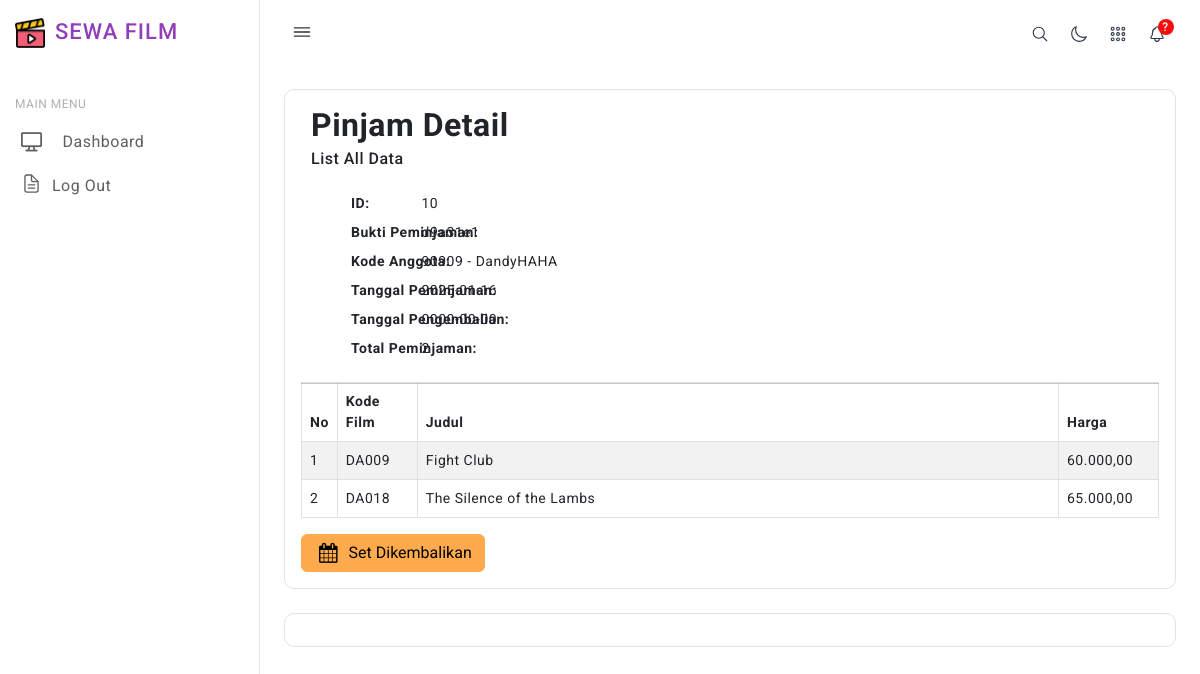
Screenshot of /pinjam/detail.php?id=11 with the database file from the repository.
### tables this page shows
CREATE TABLE `pinjam` (
  `id` int(11) NOT NULL,
  `nomor_bukti` varchar(10) NOT NULL,
  `nomor_anggota` int(11) UNSIGNED DEFAULT NULL,
  `tanggal_pinjam` date NOT NULL,
  `tanggal_kembali` date NOT NULL,
  `dipinjam` tinyint(1) NOT NULL DEFAULT 0,
  `dikembalikan` tinyint(1) NOT NULL DEFAULT 0
);

CREATE TABLE `anggota` (
  `id` int(11) NOT NULL,
  `nomor_anggota` int(11) UNSIGNED DEFAULT NULL,
  `nama` varchar(255) NOT NULL,
  `jk` enum('L','P') NOT NULL DEFAULT 'L',
  `prodi` enum('TIF','IND','PET') NOT NULL DEFAULT 'TIF'
);

CREATE TABLE `pinjamdetail` (
  `id` int(11) NOT NULL,
  `pinjam_id` int(11) NOT NULL,
  `kode_buku` varchar(20) NOT NULL
);

CREATE TABLE `film` (
  `id` int(11) UNSIGNED NOT NULL,
  `kode_film` varchar(50) NOT NULL,
  `judul_film` varchar(255) NOT NULL,
  `sutradara` varchar(255) NOT NULL,
  `harga` varchar(50) NOT NULL DEFAULT '0',
  `nomor_anggota` int(11) DEFAULT NULL,
  `id_anggota` int(11) DEFAULT NULL
);

### db/database.php (called while the page is built, shortened)
<?php
class Database {
    private $pdo;
    public function __construct() {
        $dotenv = Dotenv\Dotenv::createImmutable(__DIR__ . "/..");
        $host = $_ENV["DB_HOST"];
        $dbname = $_ENV["DB_DATABASE"];
        $username = $_ENV["DB_USERNAME"];
        $password = $_ENV["DB_PASSWORD"];
        $charset = $_ENV["DB_CHARSET"];
    }
    private function connect($host, $dbname, $username, $password, $charset) {
        try {
            $this->pdo = new PDO("mysql:host={$host};dbname={$dbname};charset={$charset}", $username, $password);
            $this->pdo->setAttribute(PDO::ATTR_ERRMODE, PDO::ERRMODE_EXCEPTION);
        } catch (PDOException $e) {
            die("Database connection failed: " . $e->getMessage());
        }
    }
    public function executeQuery($sql, $params = []) {
        try {
            $stmt = $this->pdo->prepare($sql);
            if ($stmt) {
                $stmt->execute($params);
                return $stmt;
            } else {
                die("Error in query: " . print_r($this->pdo->errorInfo(), true));
            }
        } catch (PDOException $e) {
            die("Database error: " . $e->getMessage());
        }
    }
    public function prepare($query)
    {
        return $this->pdo->prepare($query);
    }
}

### controllers/Pinjam.php (called while the page is built, shortened)
<?php
include_once('../models/PinjamModel.php');
class PinjamController
{
    private $model;
    public function __construct()
    {
        $this->model = new PinjamModel();
    }
    public function getPinjam($id)
    {
        return $this->model->getPinjam($id);
    }
}

### models/PinjamModel.php (called while the page is built, shortened)
<?php
include_once('../db/database.php');
class PinjamModel
{
    private $db;
    public function __construct()
    {
        $this->db = new Database();
    }
    public function getPinjam($id)
    {
        $sql = "SELECT * FROM pinjam P left join anggota A on (P.nomor_anggota = A.nomor_anggota) WHERE P.id = :id";
        $params = array(":id" => $id);
        return $this->db->executeQuery($sql, $params)->fetchAll(PDO::FETCH_ASSOC);
    }
}

### controllers/Pinjamdetail.php (called while the page is built, shortened)
<?php
include_once('../models/PinjamdetailModel.php');
class PinjamdetailController
{
    private $model;
    public function __construct()
    {
        $this->model = new PinjamdetailModel();
    }
    public function countPinjamdetail($id)
    {
        return $this->model->countPinjamdetail($id);
    }
    public function getPinjamdetailList($id)
    {
        return $this->model->getPinjamdetailList($id);
    }
    public function getHargaFilm($pinjamId) {
        return $this->model->getHargaFilm($pinjamId);
    }
}

### models/PinjamdetailModel.php (called while the page is built, shortened)
<?php
include_once('../db/database.php');
class PinjamdetailModel
{
    private $db;
    public function __construct()
    {
        $this->db = new Database();
    }
    public function countPinjamdetail($id)
    {
        $sql = "SELECT count(*) as total FROM `pinjamdetail` WHERE pinjam_id=:id";
        $params = array(":id" => $id);
        return $this->db->executeQuery($sql, $params)->fetchColumn();
    }
    public function getPinjamdetailList($id)
{
    $sql = 'SELECT P.id,
                   P.pinjam_id,
                   P.kode_buku,
                   F.id as idfilm,
                   F.kode_film,
                   F.judul_film,
                   F.sutradara,
                   F.harga
            FROM `pinjamdetail` P
            LEFT JOIN `film` F
            ON (P.kode_buku = F.kode_film)
            WHERE P.pinjam_id = :id';
    $stmt = $this->db->prepare($sql);
    $stmt->bindValue(':id', $id, PDO::PARAM_INT);
    $stmt->execute();
    return $stmt->fetchAll(PDO::FETCH_ASSOC);
}
    public function getHargaFilm($kodeFilm) {
        $query = "SELECT harga FROM film WHERE kode_film = ?";
        $stmt = $this->db->prepare($query);
        $stmt->execute([$kodeFilm]);
        $result = $stmt->fetch();
        return $result['harga'] ?? 0;
    }
}

### pinjam/detail.php (the view, shortened to what this page needs)
<?php
include("../controllers/Pinjamdetail.php");
include("../controllers/Pinjam.php");
include("../lib/functions.php");
$pinjam = new PinjamController();
$obj = new PinjamdetailController();
if(isset($_GET["id"])){
    $id=$_GET["id"];
}
$baris2 = $pinjam->getPinjam($id);
$rows = $obj->getpinjamdetailList($id);
$total= $obj->countPinjamdetail($id);
?>
<div class="header icon-and-heading">
<h2><strong>Pinjam Detail</strong> <small>List All Data</small> </h2>
</div>
<dl class="row mt-3">
        <?php foreach ($baris2 as $baris): ?>
            <dt class="col-sm-3" style="margin-left:50px">ID:</dt><dd class="col-sm-7" style="margin-left:-150px"><?php echo $baris['id']; ?></dd>
            <dt class="col-sm-3" style="margin-left:50px">Bukti Peminjaman:</dt><dd class="col-sm-7" style="margin-left:-150px"><?php echo $baris['nomor_bukti']; ?></dd>
            <dt class="col-sm-3" style="margin-left:50px">Kode Anggota:</dt><dd class="col-sm-7" style="margin-left:-150px"><?php echo $baris['nomor_anggota']; ?> - <?php echo $baris['nama']; ?></dd>
            <dt class="col-sm-3" style="margin-left:50px">Tanggal Peminjaman:</dt><dd class="col-sm-7" style="margin-left:-150px"><?php echo $baris['tanggal_pinjam']; ?></dd>
            <dt class="col-sm-3" style="margin-left:50px">Tanggal Pengembalian:</dt><dd class="col-sm-7" style="margin-left:-150px"><?php echo $baris['tanggal_kembali']; ?></dd>
            <dt class="col-sm-3" style="margin-left:50px">Total Peminjaman:</dt><dd class="col-sm-7" style="margin-left:-150px"><?php echo $total; ?></dd>
</dl>
<?php endforeach; ?>
<hr style="margin-bottom:-2px;"/>
<table class="table table-bordered table-striped">
    <thead>
        <tr>
            <th width="30">No</th>
            <th width="80">Kode Film</th>
            <th>Judul</th>
            <th width="100">Harga</th>
        </tr>
    </thead>
    <tbody>
        <?php
        $i = 1;
        foreach($rows as $row) {
            $harga = $obj->getHargaFilm($row["kode_buku"]);
        ?>
        <tr>
            <td><?php echo $i; ?></td>
            <td><?php echo $row["kode_buku"]; ?></td>
            <td><?php echo $row["judul_film"]; ?></td>
            <td><?php echo number_format($harga, 2, ',', '.'); ?></td>
        </tr>
        <?php
        $i++;
        } ?>
    </tbody>
</table>
<form name="formDikembalikan" method="POST" action="">
    <?php
        if($baris['dipinjam']==1 && $baris['dikembalikan']==0){
            echo '<button class="save btn btn-large btn-warning" type="submit"><i class="fa fa-calendar"></i> Set Dikembalikan</button>';
        }
    ?>
</form>

### themes/fobia/assets/css/style.css (style rules this page uses)
body { color: #4c5258; font-size: 14px; letter-spacing: .5px; background-color: #ffffff; overflow-x: hidden; font-family: Roboto, sans-serif; }
::placeholder { opacity: 0.5 !important; }
.btn i, .btn ion-icon { vertical-align: middle; font-size: 1rem; margin-top: -1em; margin-bottom: -1em; margin-right: 7px; }
.btn i, .btn.btn-lg ion-icon { font-size: 1.25rem; }

### themes/fobia/header.php (style rules this page uses)
h2 strong { display: block; }
h2 small { display: block; font-size: 0.5em; margin-top: 5px; }
.icon-and-heading { display: inline-flex; align-items: center; }
i { font-size: 24px; margin-right: 10px; }

### rows the page displays
pinjam: anggota.id "10", nomor_bukti "d9a31e1", anggota.nomor_anggota "90909", anggota.nama "DandyHAHA", tanggal_pinjam "2025-01-16", tanggal_kembali "0000-00-00", total "2"
pinjamdetail: kode_buku "DA009", film.judul_film "Fight Club", kode_buku.harga "60.000,00"
pinjamdetail: kode_buku "DA018", film.judul_film "The Silence of the Lambs", kode_buku.harga "65.000,00"
